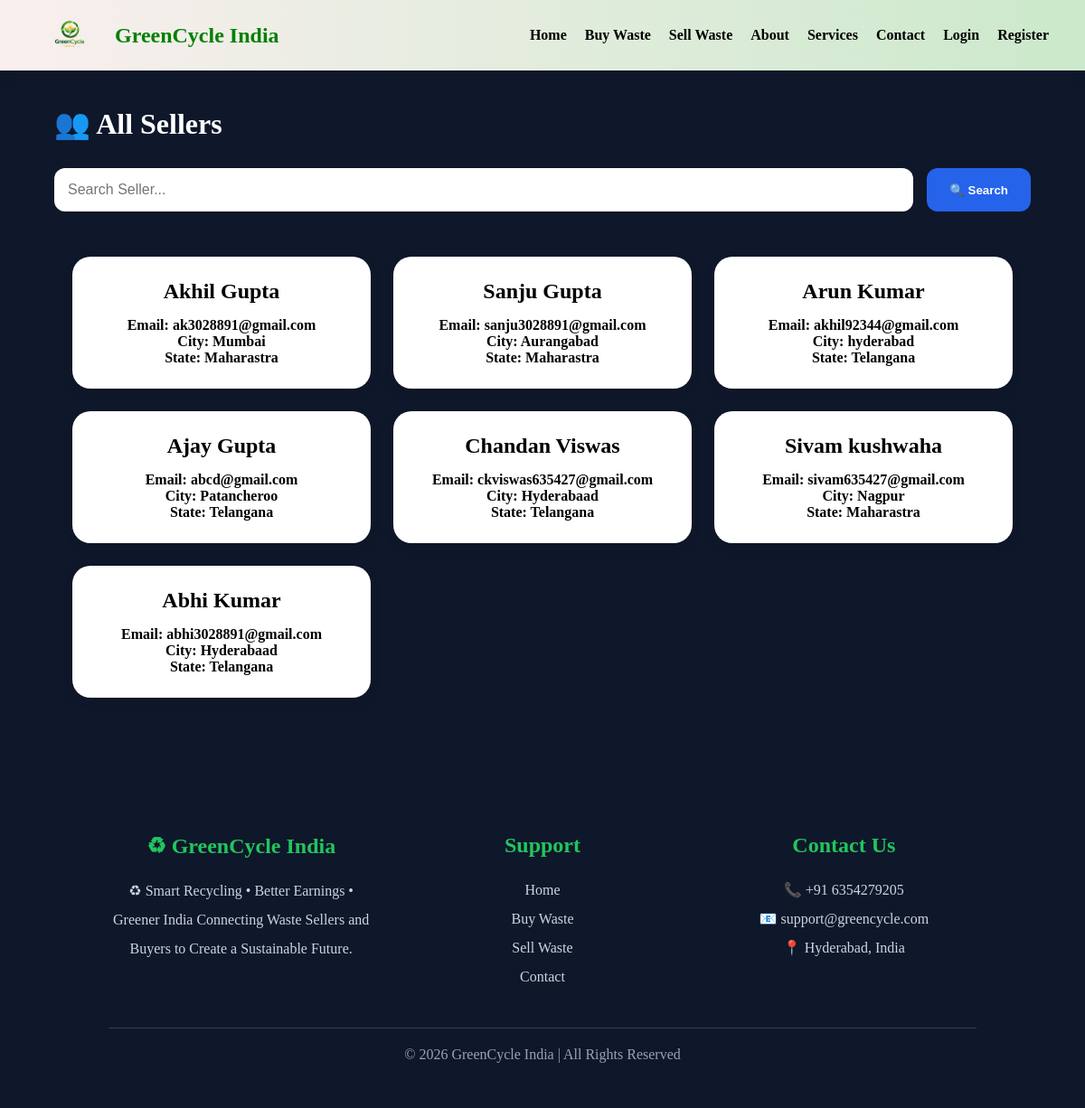
The page /all-sellers/ on the database its author committed.
### main/models.py (models this page shows, shortened)
class User(models.Model):
    name = models.CharField(max_length=100)
    email = models.EmailField(unique=True)
    password = models.CharField(max_length=100)
    address = models.TextField(
        default='Not Added'
    )
    city = models.CharField(
        max_length=100,
        default='Unknown'
    )
    state = models.CharField(
        max_length=100,
        default='Unknown'
    )
    pincode = models.CharField(
        max_length=10,
        default='000000'
    )

### main/views.py (the view)
# urls.py: path('all-sellers/', views.all_sellers),
def all_sellers(request):
    sellers = User.objects.all()
    search = request.GET.get('search', '').strip()
    if search:
        sellers = sellers.filter(
            name__icontains=search
        )
    return render(
        request,
        'all_sellers.html',
        {
            'sellers': sellers
        }
    )

### main/context_processors.py (called while the page is built, shortened)
def seller_notification_count(request):
    return {
        'pending_requests_count': 0
    }

### main/views.py (called while the page is built)
def seller_notification_count(request):
    seller_count = 0
    buyer_count = 0
    if request.session.get('user_id'):
        seller_id = request.session.get('user_id')
        seller_count = BuyRequest.objects.filter(
            waste__seller_id=seller_id,
            status='Pending'
        ).count()
    if request.session.get('buyer_id'):
        buyer_name = request.session.get('buyer_name')
        buyer_count = Notification.objects.filter(
            buyer_id=request.session.get('buyer_id'),
            is_read=False
        ).count()
    return {
        'pending_requests_count': seller_count,
        'buyer_notification_count': buyer_count
    }

### templates/all_sellers.html (shortened to what this page needs)
{% load static %}
{% include 'navbar.html' %}
<div class="container">
    <h1 class="heading">
        👥 All Sellers
    </h1>
<form method="GET"
      style="
      margin-bottom:30px;
      display:flex;
      gap:15px;
      ">
    <input type="text"
           name="search"
           placeholder="Search Seller..."
           value="{{ request.GET.search }}"
           style="
           flex:1;
           padding:15px;
           border:none;
           border-radius:12px;
           font-size:16px;
           ">
    <button type="submit"
            style="
            background:#2563eb;
            color:white;
            border:none;
            padding:15px 25px;
            border-radius:12px;
            font-weight:bold;
            cursor:pointer;
            ">
        🔍 Search
    </button>
</form>
    <div class="cards">
        {% for seller in sellers %}
        <div class="card">
            <h2>
                {{ seller.name }}
            </h2>
            <p>
                <b>Email:</b>
                {{ seller.email }}
            </p>
            <p>
                <b>City:</b>
                {{ seller.city }}
            </p>
            <p>
                <b>State:</b>
                {{ seller.state }}
            </p>
        </div>
        {% endfor %}
    </div>
</div>
{% include 'footer.html' %}

### templates/navbar.html (shortened to what this page needs)
{% load static %}
<link rel="stylesheet" href="{% static 'css/style.css' %}">
<nav class="navbar">
    <div class="brand">
        <img src="{% static 'images/logo.png' %}">
        <h2>GreenCycle India</h2>
    </div>
    <ul class="menu">
        <li>
            <a href="/" class="{% if request.path == '/' %}active{% endif %}">
                Home
            </a>
        </li>
        <li>
            <a href="/buy/">
                Buy Waste
            </a>
        </li>
        <li>
            <a href="/sell/" class="{% if request.path == '/sell/' %}active{% endif %}">
                Sell Waste
            </a>
        </li>
        <li><a href="/about/">About</a></li>
        <li><a href="/services/">Services</a></li>
        <li><a href="/contact/">Contact</a></li>
        {% if request.session.user_id or request.session.buyer_id %}
            <li class="user-name" style="display:flex;align-items:center;">
                {% if request.session.user_id %}
                    <a href="/seller-profile/">
                        👤 {{ request.session.user_name }}
                    </a>
                    <a href="/seller-notifications/"
                       style="
                       position:relative;
                       margin-left:15px;
                       text-decoration:none;
                       font-size:22px;
                       ">
                        🔔
                        {% if pending_requests_count > 0 %}
                        <span style="
                        position:absolute;
                        top:-8px;
                        right:-10px;
                        background:red;
                        color:white;
                        width:20px;
                        height:20px;
                        border-radius:50%;
                        font-size:12px;
                        display:flex;
                        align-items:center;
                        justify-content:center;
                        font-weight:bold;
                        ">
                        {{ pending_requests_count }}
                        </span>
                        {% endif %}
                    </a>
{% elif request.session.buyer_id %}
    <a href="/buyer-profile/">
        👤 {{ request.session.buyer_name }}
    </a>
<a href="/buyer-notifications/"
   style="
   position:relative;
   margin-left:15px;
   text-decoration:none;
   font-size:22px;
   ">
    🔔
    {% if buyer_notification_count > 0 %}
    <span style="
    position:absolute;
    top:-8px;
    right:-10px;
    background:red;
    color:white;
    width:20px;
    height:20px;
    border-radius:50%;
    font-size:12px;
    display:flex;
    align-items:center;
    justify-content:center;
    font-weight:bold;
    ">
    {{ buyer_notification_count }}
    </span>
    {% endif %}
</a>
{% endif %}
            </li>
            <li>
                <a href="/logout/">Logout</a>
            </li>
        {% else %}
            <li>
                <a href="/login-options/">
                    Login
                </a>
            </li>
            <li>
                <a href="/register-options/">
                    Register
                </a>
            </li>
        {% endif %}
    </ul>
</nav>

### templates/footer.html (shortened to what this page needs)
<footer class="footer">
    <div class="footer-container">
        <div>
            <h2>♻ GreenCycle India</h2>
            <p>
               ♻ Smart Recycling • Better Earnings • Greener India
Connecting Waste Sellers and Buyers to Create a Sustainable Future.
            </p>
        </div>
        <div>
            <h2>Support</h2>
            <p>
                <a href="/">Home</a>
            </p>
            <p>
                <a href="/buy/">Buy Waste</a>
            </p>
            <p>
                <a href="/sell/">Sell Waste</a>
            </p>
            <p>
                <a href="/contact/">Contact</a>
            </p>
        </div>
        <div>
            <h2>Contact Us</h2>
            <p>📞 +91 6354279205</p>
            <p>📧 support@greencycle.com</p>
            <p>📍 Hyderabad, India</p>
        </div>
    </div>
    <div class="footer-bottom">
        © 2026 GreenCycle India |
        All Rights Reserved
    </div>
</footer>

### static/css/style.css (style rules this page uses)
* { margin:0; padding:0; box-sizing:border-box; }
.navbar { display:flex; justify-content:space-between; align-items:center; padding:11px 40px; background:white; box-shadow:0 2px 8px rgba(0,0,0,0.1); }
.brand { display:flex; align-items:center; gap:12px; }
.brand img { width:200px; }
.brand h2 { color:green; }
.menu { display:flex; list-style:none; gap:25px; font-weight:bold; }
.cards { display:grid; grid-template-columns:repeat(4,1fr); gap:20px; padding:40px; }
.card { background:white; padding:30px; text-align:center; border-radius:12px; box-shadow:0 2px 8px rgba(0,0,0,0.1); font-weight:bold; }
footer { text-align:center; padding:20px; background:#14532d; color:white; margin-top:30px; }
.brand img { width:75px; }
.cards { grid-template-columns:1fr; padding:20px; }
.cards { display:grid; grid-template-columns:repeat(auto-fit, minmax(240px,1fr)); gap:25px; }
.card { background:white; border-radius:14px; overflow:hidden; box-shadow:0 4px 12px rgba(0,0,0,0.08); text-align:center; transition:0.3s; }
.navbar { background:linear-gradient(to right, #faefef, #cbe9cb); display:flex; justify-content:space-between; align-items:center; padding:14px 40px; box-shadow:0 4px 12px rgba(0,0,0,0.08); }
.menu li a { color:black !important; }
.navbar ul li a { color: black; text-decoration: none; font-weight: 500; }
.navbar .menu li a { color: black !important; }
.menu li a { text-decoration:none; color:black; font-weight:600; }
.navbar .menu li a { color: black; transition: all 0.3s ease; }
.navbar .menu li a { color: black; font-weight: 600; text-decoration: none; transition: 0.3s; }
.menu { display:flex; align-items:center; gap:20px; list-style:none; }

### templates/all_sellers.html (style rules this page uses)
.container { width:90%; max-width:1200px; margin:40px auto; }
.heading { color:white; margin-bottom:30px; }
.cards { display:grid; grid-template-columns: repeat(auto-fit,minmax(280px,1fr)); gap:25px; }
.card { background:white; border-radius:20px; padding:25px; }
.card h2 { margin-bottom:15px; }

### templates/footer.html (style rules this page uses)
.footer { background:#0f172a; color:white; padding:50px 10%; margin-top:80px; }
.footer-container { display:grid; grid-template-columns: repeat(auto-fit,minmax(250px,1fr)); gap:40px; }
.footer h2 { margin-bottom:20px; color:#22c55e; }
.footer p, .footer a { color:#cbd5e1; text-decoration:none; line-height:2; }
.footer-bottom { text-align:center; margin-top:40px; padding-top:20px; border-top:1px solid #334155; color:#94a3b8; }

### rows shown on the page
User: name "Akhil Gupta", email "ak3028891@gmail.com", city "Mumbai", state "Maharastra"
User: name "Sanju Gupta", email "sanju3028891@gmail.com", city "Aurangabad", state "Maharastra"
User: name "Arun Kumar", email "akhil92344@gmail.com", city "hyderabad", state "Telangana"
User: name "Ajay Gupta", email "abcd@gmail.com", city "Patancheroo", state "Telangana"
User: name "Chandan Viswas", email "ckviswas635427@gmail.com", city "Hyderabaad", state "Telangana"
User: name "Sivam kushwaha", email "sivam635427@gmail.com", city "Nagpur", state "Maharastra"
User: name "Abhi Kumar", email "abhi3028891@gmail.com", city "Hyderabaad", state "Telangana"
